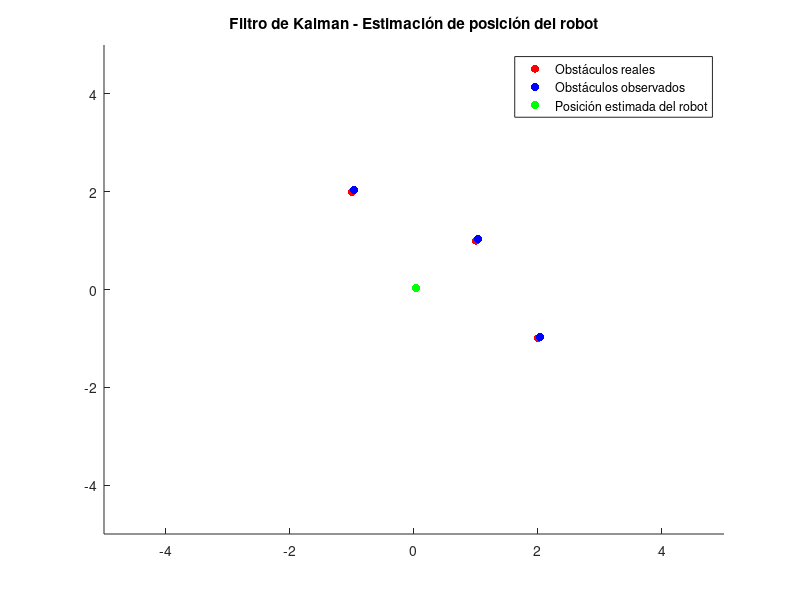

Here is the MATLAB script that generated this plot:
%%
clc
clear
close all
% Parámetros del filtro de Kalman
dt = 0.1;  % Intervalo de tiempo entre las mediciones

% Matrices de covarianza de ruido
Q = diag([0.1, 0.1, 0.1, 0.1, 0.1]);  % Covarianza del ruido de proceso
R = 0.2*eye(6);  % Covarianza del ruido de medición

% Estado inicial estimado
x = [0; 0; 0; 0; 0];  % [x; y; vx; vy; theta]
P = diag([1, 1, 1, 1, 1]);  % Matriz de covarianza inicial

% Mediciones de los obstáculos (nube de puntos en coordenadas relativas al robot)
obstacles = [1, 1; -1, 2; 2, -1];

% Función de mapeo: proyectar las coordenadas del robot al sistema de coordenadas globales
map_state_to_observation = @(robot_state) [robot_state(1) + obstacles(:, 1), robot_state(2) + obstacles(:, 2)];

Lidar = [1.1, 1.1; -1.1, 2.1; 2.1, -1.1];

% Datos de velocidad lineal y velocidad angular del robot (puedes modificarlos según tus necesidades)
linear_velocity = 0.5;
angular_velocity = 0.1;

% Iteraciones del filtro de Kalman
num_iterations = 100;

% Iterar en cada paso de tiempo
for k = 1:num_iterations
    % Predicción del estado y de la matriz de covarianza
    x(1) = x(1) + (x(3) * cos(x(5)) - x(4) * sin(x(5))) * dt;
    x(2) = x(2) + (x(3) * sin(x(5)) + x(4) * cos(x(5))) * dt;
    x(3) = x(3);
    x(4) = x(4);
    x(5) = x(5) + angular_velocity * dt;
    
    F = eye(5);  % Matriz de transición de estado linealizada (A)
    
    P = F * P * F' + Q;  % Predicción de la matriz de covarianza del estado
    
    % Actualización del estado y de la matriz de covarianza utilizando las mediciones
    observed_obstacles = map_state_to_observation(x);
    
    z = Lidar;  % Vector de mediciones (Lidar 2xN )
    y = z - map_state_to_observation(x);  % Innovación (diferencia entre las mediciones reales y las estimadas)
    y = reshape(y', [], 1);
    
    H = [eye(2), zeros(2, 3);
        eye(2), zeros(2, 3);
        eye(2), zeros(2, 3)];  % Matriz de observación linealizada

    S = H * P * H.' + R;  % Covarianza de innovación
    K = P * H' / S;  % Ganancia de Kalman
    
    x = x + K * y;  % Actualización del estado estimado
    P = (eye(5) - K * H) * P;  % Actualización de la matriz de covarianza
    
    % Visualización de los resultados
    scatter(obstacles(:, 1), obstacles(:, 2), 'r', 'filled');  % Obstáculos reales (en rojo)
    hold on;
    scatter(observed_obstacles(:, 1), observed_obstacles(:, 2), 'b', 'filled');  % Obstáculos observados (en azul)
    scatter(x(1), x(2), 'g', 'filled');  % Posición estimada del robot (en verde)
    hold off;
    xlim([-5, 5]);
    ylim([-5, 5]);
    title('Filtro de Kalman - Estimación de posición del robot');
    legend('Obstáculos reales', 'Obstáculos observados', 'Posición estimada del robot');
    drawnow;
end


%### REVISAR ESTOS COMENTARIOS ###%

% "R" cambia con la cantidad de postes que vea en cada iteracion, si ve 3
% postes (xi,yi) entonces R=6x6 (dos coordenadas por poste).

% "Lidar" se deben agregar mas puntos captados para las iteraciones
% siguientes

% "H" cambia su tamaño en funcion de los postes que se esten viendo, cada
% que vea(o no vea) un poste se agrega(o elimina) un "eye(2), zeros(2, 3)"

% "x" para que las dimensiones calzen en la actualizacion del kalman, se
% puso un reshape en la innovacion "y"

% Cambiar H por el jacobiano de z (esta en la PPT)







% function observed_obstacles = map_state_to_observation(robot_state, obstacles)
%     robot_x = robot_state(1);
%     robot_y = robot_state(2);
%     robot_vx = robot_state(3);
%     robot_vy = robot_state(4);
%     robot_theta = robot_state(5);
% 
%     % Aplicar transformaciones al estado del robot para obtener las coordenadas globales
%     observed_obstacles = zeros(size(obstacles));
%     for i = 1:size(obstacles, 1)
%         obstacle_x = obstacles(i, 1);
%         obstacle_y = obstacles(i, 2);
% 
%         % Realizar transformaciones según el estado del robot
%         transformed_x = obstacle_x + robot_x + (robot_vx * cos(robot_theta) - robot_vy * sin(robot_theta));
%         transformed_y = obstacle_y + robot_y + (robot_vx * sin(robot_theta) + robot_vy * cos(robot_theta));
% 
%         observed_obstacles(i, :) = [transformed_x, transformed_y];
%     end
% end

